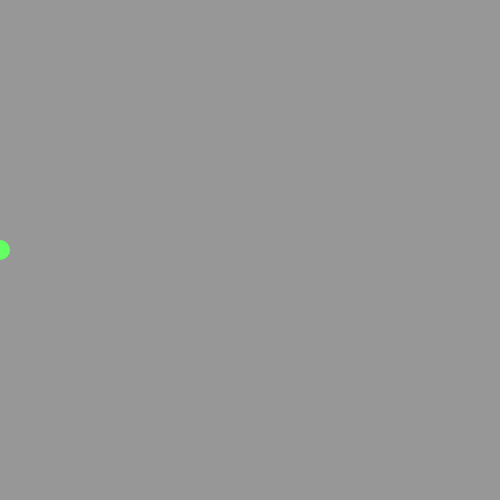
Frame 1 (no input)
Frame 60 (no input): identical to frame 1, image omitted
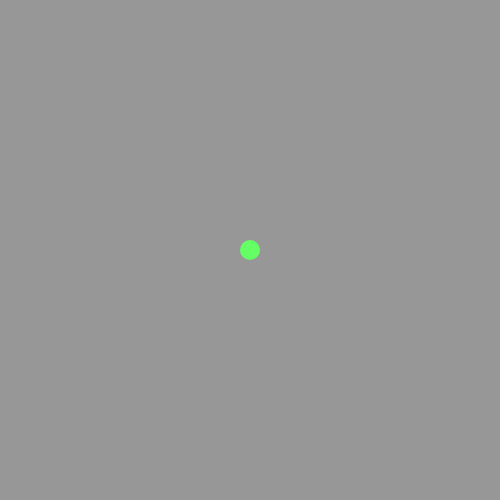
Frame 120 (the mouse pressed at the canvas centre since frame 60)

The p5.js sketch that drew these frames (run headless with seeded random() and noise() and a simulated clock; from frame 60 on, the mouse is pressed at the canvas centre):

// p5.js sketch
// ── sketch.js
// Mikian Musser
// https://p5js.org/reference/

var x = 0;
var y = 0;
var r = 100;
var g = 255;
var b = 100;

function setup() {
  createCanvas(500, 500);
}

function draw() {
  background(151);
  x = mouseX;
  fill(r, g, b)
  // noFill();
  noStroke();
  // stroke(255);
  // strokeWeight(5);
  ellipse(x, height / 2, 20, 20)
}
